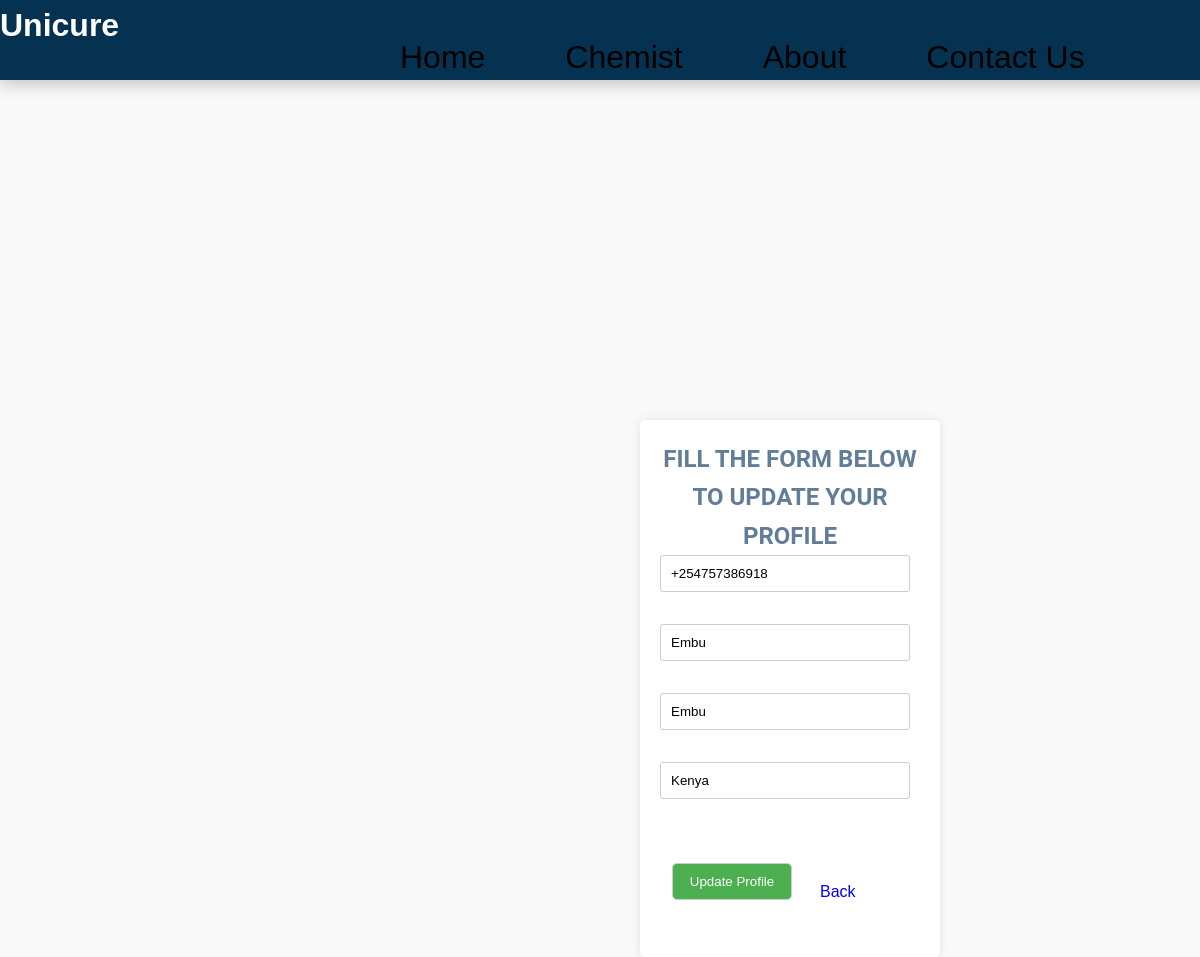
Page /update_profile/ (signed in) on the committed database.
### shopingcentre/models.py (models this page shows, shortened)
class Profile(models.Model):
    user=models.OneToOneField(User,on_delete=models.CASCADE)
    date_modified=models.DateTimeField(User, auto_now=True)
    phone=models.CharField(max_length=20, blank=True)
    address=models.CharField(max_length=200)
    city=models.CharField(max_length=200)
    state=models.CharField(max_length=200)
    country=models.CharField(max_length=200)
    old_cart= models.CharField(max_length=200, blank=True, null=True)

### shopingcentre/views.py (the view)
# urls.py: path('update_profile/', update_profile   ,name='update_profile'),
@login_required(login_url='shopingcentre:login')
def update_profile(request):
    if request.user.is_authenticated:
        current_user= Profile.objects.get(user_id=request.user.id)
        user_form=UserInfoForm(request.POST or None, instance=current_user)
        if user_form.is_valid():
            user_form.save()
            messages.success(request, 'Your profile info is updated successfully')
            return redirect('shopingcentre:home')
        return render(request, 'update_profile.html',{'user_form':user_form})
    else:
        messages.error(request, 'Your are not logged in')
        return redirect('shopingcentre:login')

### shopingcentre/forms.py
class UserInfoForm(forms.ModelForm):
    def __init__(self, *args,  **kwargs):
        super().__init__(*args, **kwargs)
        self.fields["phone"].widget.attrs.update({
            'name':'phone',
            'id':'phone',
            'placeholder':'Enter Your Phone Number',
            'class':'form-row',
            'type':'text'
        })
        self.fields["address"].widget.attrs.update({
            'name':'address',
            'id':'address',
            'placeholder':'Enter Your Current Address',
            'class':'form-row',
            'type':'text'
        })
        self.fields["city"].widget.attrs.update({
            'name':'city',
            'id':'city',
            'placeholder':'Enter Your Current City',
            'class':'form-row',
            'type':'text'
        })
        self.fields["country"].widget.attrs.update({
            'name':'country',
            'id':'country',
            'placeholder':'Enter Your Current Country',
            'class':'form-row',
            'type':'text'
        })
    class Meta:
        model = Profile
        fields = ['phone', 'address', 'city', 'country']

### cart/context_processors.py (called while the page is built)
def counter(request):
    cart_count=0
    if 'admin' in request.path:
        return {}
    else:
        try:
            cart=Cart.objects.filter(cart_id=_cart_id(request))
            cart_items = CartItem.objects.all().filter(cart=cart[:1])
            for cart_item in cart_items:
                cart_count += cart_item.quantity
        except Cart.DoesNotExist:
            cart_count = 0
    return dict(cart_count=cart_count)

### cart/views.py (called while the page is built)
def _cart_id(request):
    cart=request.session.session_key
    if not cart:
        cart=request.session.create()
    return cart

### shopingcentre/templates/update_profile.html (shortened to what this page needs)
{% extends "base.html" %}
{% load static %}
{% block content %}
<div class="create-cont">
    <div class="container">
        <div class="row">
            <form method="POST" action="{% url 'shopingcentre:update_profile' %}">
                <section class="form-container">
                    <div class="form-group">
                        <h1 class="text">Fill the Form Below to Update Your Profile</h1>
                                {{user_form.phone}}
                                {{user_form.address}}
                                {{user_form.city}}
                                {{user_form.country}}
                        <div class="account-auth">
                            <button type="submit" class="btn">Update Profile</button>
                            <a class="login-link" href=" {% url "shopingcentre:home" %}">Back</a>
                        </div>
                    </div>
                </section>
            </form>
        </div>
    </div>
</div>
{% endblock content %}

### static/css/style.css (style rules this page uses)
:root { --bg-black-900:#f2f2fc; --bg-black-100:#fdf9ff; --bg-black-50:#e8dfec; --text-black-900:#302e4d; --text-black-700:#504e70; --clr-primary-1: hsl(205, 86%, 17%); --clr-primary-2: hsl(205, 77%, 27%); --clr-primary-3: hsl(205, 72%, 37%); --clr-primary-4: hsl(205, 63%, 48%); --main-color: hsl(205, 78%, 60%); --clr-primary-6: hsl(205, 89%, 70%); --clr-primary-7: hsl(205, 90%, 76%); --clr-primary-8: hsl(205, 86%, 81%); --clr-primary-9: hsl(205, 90%, 88%); --clr-primary-10: hsl(205, 100%, 96%); --clr-grey-1: hsl(209, 61%, 16%); --clr-grey-2: hsl(211, 39%, 23%); --clr-grey-3: hsl(209, 34%, 30%); --clr-grey-4: hsl(209, 28%, 39%); --clr-grey-5: hsl(210, 22%, 49%); --clr-grey-6: hsl(209, 23%, 60%); --clr-grey-7: hsl(211, 27%, 70%); --clr-grey-8: hsl(210, 31%, 80%); --clr-grey-9: hsl(212, 33%, 89%); --clr-grey-10: hsl(210, 36%, 96%); --clr-white: #fff; --clr-red-dark: hsl(360, 67%, 44%); --clr-red-light: hsl(360, 71%, 66%); --clr-green-dark: hsl(125, 67%, 44%); --clr-green-light: hsl(125, 71%, 66%); --clr-black: #222; --ff-primary: "Roboto", sans-serif; --ff-secondary: "Open Sans", sans-serif; --transition: all 0.3s linear; --spacing: 0.1rem; --radius: 0.25rem; --light-shadow: 0 5px 15px rgba(0, 0, 0, 0.1); --dark-shadow: 0 5px 15px rgba(0, 0, 0, 0.2); --max-width: 1580px; --fixed-width: 620px; }
a { text-decoration: none; }
.create-cont { margin-top: 20rem; position: absolute; margin-left: 40rem; }
.container .row { display: flex; flex-wrap: wrap; gap: 1rem; }
.container .row .form-container .form-group { margin-bottom: 2rem; }
.container .row .form-container .form-group h1 { font-family: var(--ff-primary); color: var(--clr-grey-5); text-align: center; text-transform: uppercase; }
.container .row .form-container .form-group button { width: 40%; padding: 10px; border-radius: 5px; border: 1px solid #ccc; background-color: #4CAF50; color: white; position: absolute; gap: 1rem; }
.container .row .form-container .form-group input { margin-bottom: 2rem; }
.form-row { left:25rem; }
.container .row .account-auth { display: flex; flex-direction: row; margin-top: 0; margin-left: 5rem; margin-bottom: 2rem; margin-top: 2rem; }
.container .row .account-auth .btn { padding: 2rem; border: 1px solid #ccc; background-color: #4CAF50; color: white; position: relative; left: 2rem; }
.container .row .account-auth .login-link { margin-left: 5rem; margin-top: 1rem; }
.container { position: absolute; width: 300px; margin: 100px auto; background-color: #fff; padding: 20px; border-radius: 5px; box-shadow: 0px 0px 10px rgba(0, 0, 0, 0.1); }
.form-group { margin-bottom: 15px; }
input[type="text"], input[type="password"] { width: calc(100% - 10px); padding: 10px; border: 1px solid #ccc; border-radius: 3px; }
button { width: 100%; padding: 10px; background-color: #009900; color: #fff; border: none; border-radius: 3px; cursor: pointer; }
* { margin: 0; padding: 0; box-sizing: border-box; }

### rows in the picture
Profile: phone "+254757386918", address "Embu", city "Embu", country "Kenya"
